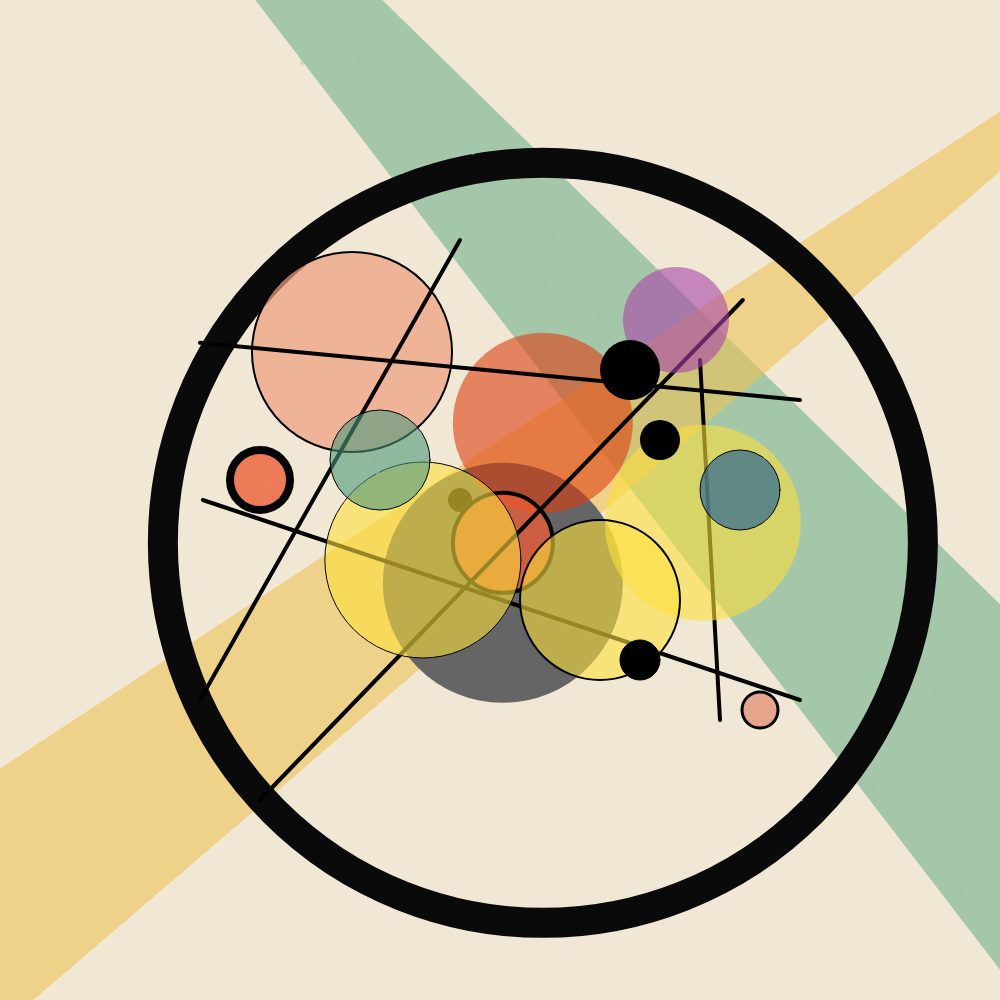
Frame 1 (no input)
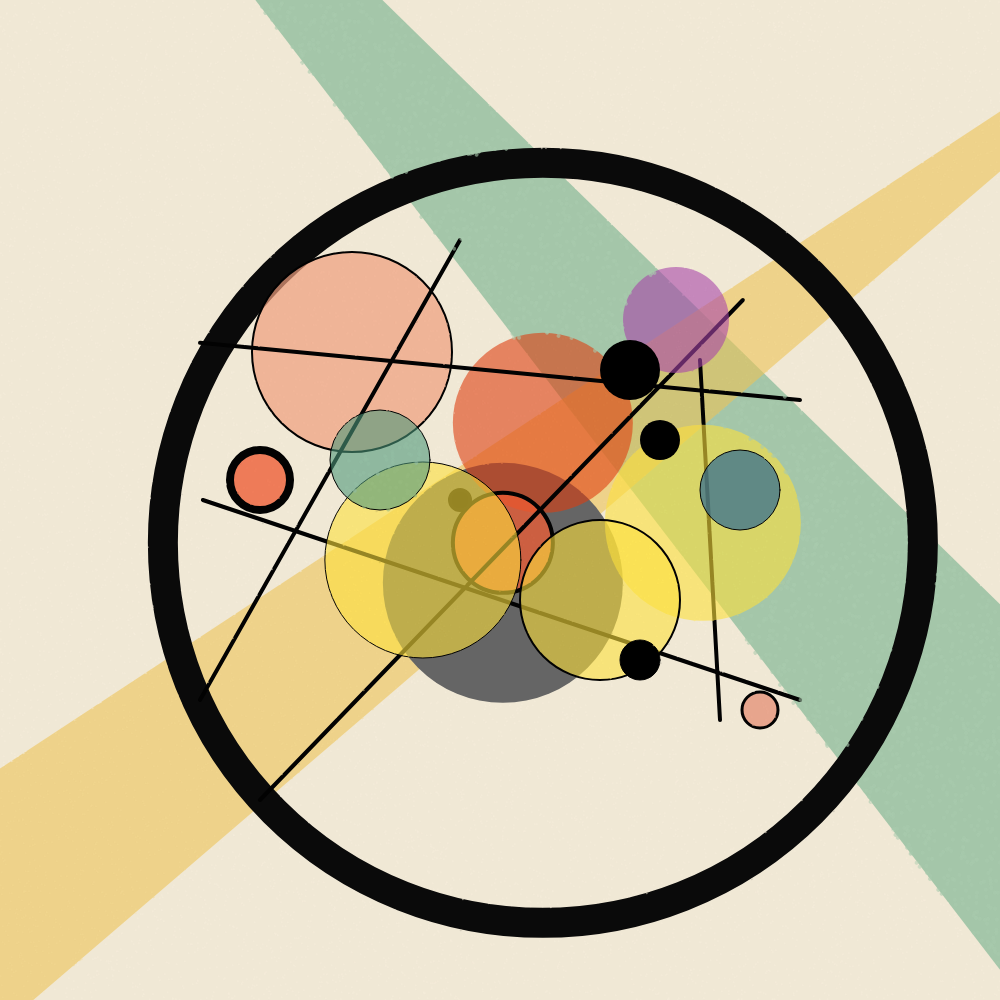
Frame 60 (no input)
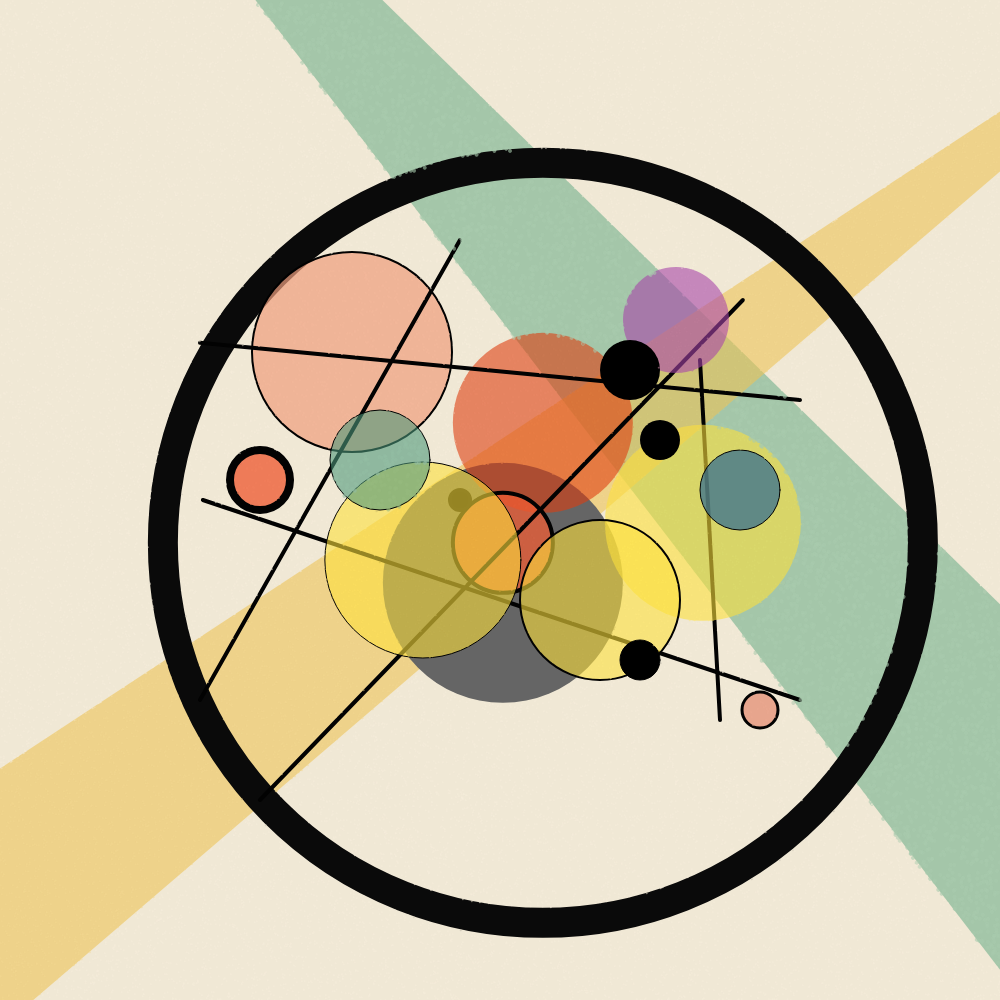
Frame 120 (the mouse pressed at the canvas centre since frame 60)

The p5.js sketch that drew these frames (run headless with seeded random() and noise() and a simulated clock; from frame 60 on, the mouse is pressed at the canvas centre):

// p5.js sketch
// ── sketch.js
let img;
let myWindowSize;
let seed;

function getMin(num1,num2){return num1<num2?num1:num2;}

function preload(){
	myWindowSize = getMin(windowWidth,windowHeight);
	seed = random(-1,1);
}

//画板
function setup() {
	createCanvas(myWindowSize, myWindowSize);
  basicLayer();
}

//绘画
function draw() {
  effectlayer();
}

//风格化
function effectlayer(){
	for(let i =0;i<300;i++){
	let x = int(random(width));
	let y  =int(random(height));
	let col = img.get(x,y);
	let br = brightness(col);
  let sat = saturation(col);
	let h = hue(col);
	let w = map(br,0,255,5,200);
  let angle = map(h,0,255,0,90);
	//noFill();
	fill(red(col)+seed*10,green(col)+seed*10,blue(col)+seed*10,150)
	//strokeWeight(2);
	//stroke(red(col),green(col),blue(col),127);
		push();
	  translate(x,y);
		rotate(radians(angle*random(0.5,1)));
		if(red(col)>180){
		rect(0,0,2,2,1);
	}else if(green(col)>180){
		rect(0,0,4,4,2);
	}
		pop();
	}
}

//底稿
function basicLayer(){
	img = createGraphics(myWindowSize, myWindowSize);
	//img.createCanvas(myWindowSize,myWindowSize)
	img.background(255);
	img.background(240, 232, 213)
	img.fill(112, 176, 140, 150)
	img.noStroke();
	img.triangle(-150/500*myWindowSize*seed, -250/500*myWindowSize, 600/500*myWindowSize, 400/500*myWindowSize, 550/500*myWindowSize, 550/500*myWindowSize);
	img.fill(238, 195, 87, 150)
	img.triangle(650/500*myWindowSize, -100/500*myWindowSize*seed, -100/500*myWindowSize, 450/500*myWindowSize, -100/500*myWindowSize, 600/500*myWindowSize);
	img.noStroke();
	img.noFill();
	img.ellipse(250/500*myWindowSize, 250/500*myWindowSize, 400/500*myWindowSize, 400/500*myWindowSize);
	img.stroke(10);
	img.strokeWeight(15/500*myWindowSize);
	img.ellipse(250/500*myWindowSize+100*seed, 250/500*myWindowSize+100*seed, 380/500*myWindowSize, 380/500*myWindowSize);
	img.noStroke();
	img.fill(101, 101, 101);
	img.ellipse(230/500*myWindowSize+100*seed, 270/500*myWindowSize+100*seed, 120/500*myWindowSize, 120/500*myWindowSize);
	img.noStroke();
	img.fill(223, 62, 16, 150);
	img.ellipse(250/500*myWindowSize+100*seed, 190/500*myWindowSize+100*seed, 90/500*myWindowSize, 90/500*myWindowSize);

	img.stroke(1);
	img.strokeWeight(1/500*myWindowSize);
	img.fill(240, 159, 127, 180);
	img.ellipse(176/500*myWindowSize, 176/500*myWindowSize, 100/500*myWindowSize, 100/500*myWindowSize);

	img.stroke(2);
	img.strokeWeight(2/500*myWindowSize);
	img.fill(247, 92, 50, 180);
	img.ellipse(230/500*myWindowSize+100*seed, 250/500*myWindowSize+100*seed, 50/500*myWindowSize, 50/500*myWindowSize);
	img.fill(0, 0, 0);
	img.ellipse(230/500*myWindowSize, 250/500*myWindowSize, 10/500*myWindowSize, 10/500*myWindowSize);
img.stroke(2);
img.strokeWeight(2/500*myWindowSize);
img.line ( 350 /500*myWindowSize+100*seed, 150 /500*myWindowSize, 130/500*myWindowSize , 400/500*myWindowSize );
img.stroke(2);
img.strokeWeight(2/500*myWindowSize);
img.line ( 230/500*myWindowSize , 120/500*myWindowSize , 100/500*myWindowSize , 350/500*myWindowSize );
img.stroke(2);
img.strokeWeight(2/500*myWindowSize);
img.line ( 100/500*myWindowSize , 150/500*myWindowSize+100*seed , 400/500*myWindowSize , 200/500*myWindowSize );
img.stroke(2);
img.strokeWeight(2/500*myWindowSize);
img.line ( 80/500*myWindowSize+100*seed , 250/500*myWindowSize , 400/500*myWindowSize , 350/500*myWindowSize );
img.stroke(2);
img.strokeWeight(2/500*myWindowSize);
img.line ( 350 /500*myWindowSize, 180 /500*myWindowSize, 360/500*myWindowSize , 360/500*myWindowSize );
img.noStroke();
	img.fill(253, 224, 61,150);
	img.ellipse(330/500*myWindowSize+100*seed, 240/500*myWindowSize+100*seed, 98/500*myWindowSize, 98/500*myWindowSize);
	img.stroke(2);
img.strokeWeight(1/500*myWindowSize);
	img.fill(253, 224, 61,150);
	img.ellipse(300/500*myWindowSize, 300/500*myWindowSize, 80/500*myWindowSize, 80/500*myWindowSize);
	img.stroke(2);
img.strokeWeight(0.5/500*myWindowSize);
	img.fill(253, 224, 61,150);
	img.ellipse(190/500*myWindowSize+100*seed, 280/500*myWindowSize, 98/500*myWindowSize, 98/500*myWindowSize);
	img.stroke(2);
img.strokeWeight(0.5/500*myWindowSize);
	img.fill(77, 152, 123,150);
	img.ellipse(190/500*myWindowSize, 230/500*myWindowSize, 50/500*myWindowSize, 50/500*myWindowSize);
	img.noStroke();
	img.fill(169, 69, 170,150);
	img.ellipse(338/500*myWindowSize, 160/500*myWindowSize, 53/500*myWindowSize, 53/500*myWindowSize);
	img.noStroke();
	img.fill(0);
	img.ellipse(315/500*myWindowSize, 185/500*myWindowSize, 30/500*myWindowSize, 30/500*myWindowSize);
	img.noStroke();
	img.fill(0);
	img.ellipse(330/500*myWindowSize, 220/500*myWindowSize, 20/500*myWindowSize, 20/500*myWindowSize);
	img.stroke(2);
img.strokeWeight(0.5/500*myWindowSize);
	img.fill(37, 100, 147,170);
	img.ellipse(370/500*myWindowSize, 245/500*myWindowSize, 40/500*myWindowSize, 40/500*myWindowSize);noStroke();
	img.fill(0);
	img.ellipse(320/500*myWindowSize, 330/500*myWindowSize, 20/500*myWindowSize, 20/500*myWindowSize);
	img.stroke(2);
img.strokeWeight(1.5/500*myWindowSize);
	img.fill(226, 119, 93, 150);
	img.ellipse(380/500*myWindowSize, 355/500*myWindowSize, 18/500*myWindowSize, 18/500*myWindowSize);
	img.stroke(2);
img.strokeWeight(4/500*myWindowSize);
	img.fill(238, 78, 38, 180);
	img.ellipse(130/500*myWindowSize, 240/500*myWindowSize, 30/500*myWindowSize, 30/500*myWindowSize);
	image(img,0,0);
}
